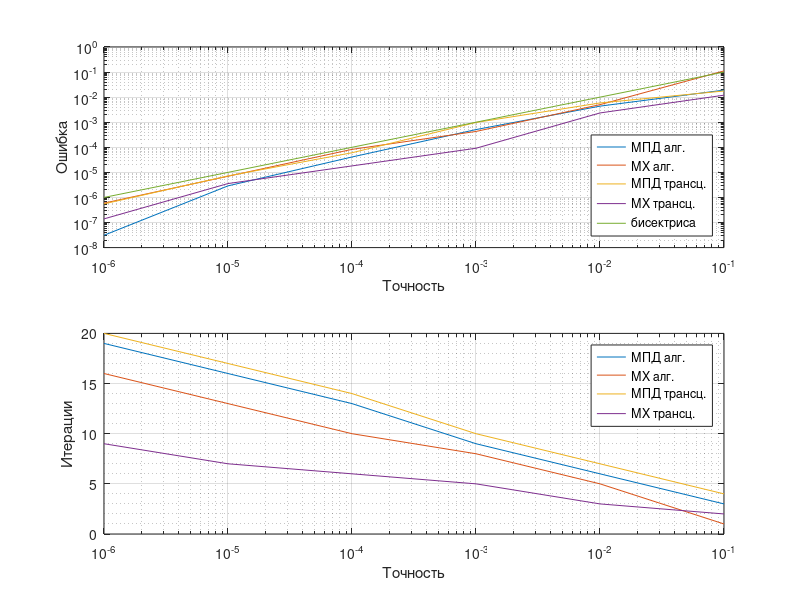

Reproduce this figure in MATLAB.
clear; clc;

%% МПД алгебраическое уравнение
f = @(x) 2*x.^4 + 8*x.^3 + 8*x.^2 - 1;
a0 = 0.1;
b0 = 0.6;
n1 = fzero(f, [a0, b0]);

for k = 1:6
    a = a0; b = b0;
    my_eps = 0.1^k;
    fa = f(a);
    it = 0;
    while (b - a) > my_eps
        it = it + 1;
        c = (a + b)/2;
        if f(c) * fa < 0
            b = c;
        else
            a = c;
        end
    end
    wc(k) = abs(c - n1);
    we(k) = my_eps;
    wi(k) = it;
end

disp("МПД алгебраическое:");
disp(["Корень:" c, "Итераций:" it]);

%% Метод хорд — алгебраическое уравнение
f = @(x) 2*x.^4 + 8*x.^3 + 8*x.^2 - 1;
a0 = 0.1;
b0 = 0.6;
df = @(x) 8*x.^3 + 24*x.^2 + 16*x;
M1 = df(b0);
m1 = df(a0);
n2 = fzero(f, [a0, b0]);

for k = 1:6
    my_eps = 0.1^k;
    a = b0;
    c = a0;
    it = 0;
    while ((M1 - m1)/M1) * abs(a - c) >= my_eps
        a = c;
        c = a - (f(a) * (b0 - a)) / (f(b0) - f(a));
        it = it + 1;
    end
    xc(k) = abs(c - n2);
    xe(k) = my_eps;
    xi(k) = it;
end

disp("Метод хорд — алгебраическое:");
disp(["Корень:" c, "Итераций:" it]);

%% МПД трансцендентное уравнение
f = @(x) (x - 3)*cos(x) - 1;
a0 = -5;
b0 = -4;
n3 = fzero(f, [a0, b0]);

for k = 1:6
    a = a0; b = b0;
    my_eps = 0.1^k;
    fa = f(a);
    it = 0;
    while (b - a) > my_eps
        it = it + 1;
        c = (a + b)/2;
        if f(c) * fa < 0
            b = c;
        else
            a = c;
        end
    end
    yc(k) = abs(c - n3);
    ye(k) = my_eps;
    yi(k) = it;
end

disp("МПД трансцендентное:");
disp(["Корень:" c, "Итераций:" it]);

%% Метод хорд — трансцендентное уравнение
f = @(x) (x - 3)*cos(x) - 1;
a0 = -5;
b0 = -4;
df = @(x) -x*sin(x) + 3*sin(x) + cos(x);
M1 = df(a0);
m1 = df(b0);
n4 = fzero(f, [a0, b0]);

for k = 1:6
    my_eps = 0.1^k;
    a = b0;
    c = a0;
    it = 0;
    while ((M1 - m1)/M1) * abs(a - c) >= my_eps
        a = c;
        c = a - (f(a) * (b0 - a)) / (f(b0) - f(a));
        it = it + 1;
    end
    zc(k) = abs(c - n4);
    ze(k) = my_eps;
    zi(k) = it;
end

disp("Метод хорд — трансцендентное:");
disp(["Корень:" c, "Итераций:" it]);

%% Построение графиков
figure;
subplot(2,1,1);
title('Зависимость ошибки от точности')
loglog(we, wc, xe, xc, ye, yc, ze, zc, xe, xe);
legend({'МПД алг.', 'МХ алг.', 'МПД трансц.', 'МХ трансц.', 'бисектриса'},'Location','southeast');
xlabel('Точность');
ylabel('Ошибка');
grid on; grid minor;

subplot(2,1,2);
title('Зависимость числа итераций от точности')
semilogx(we, wi, xe, xi, ye, yi, ze, zi);
legend({'МПД алг.', 'МХ алг.', 'МПД трансц.', 'МХ трансц.'},'Location','northeast');
xlabel('Точность');
ylabel('Итерации');
grid on; grid minor;
